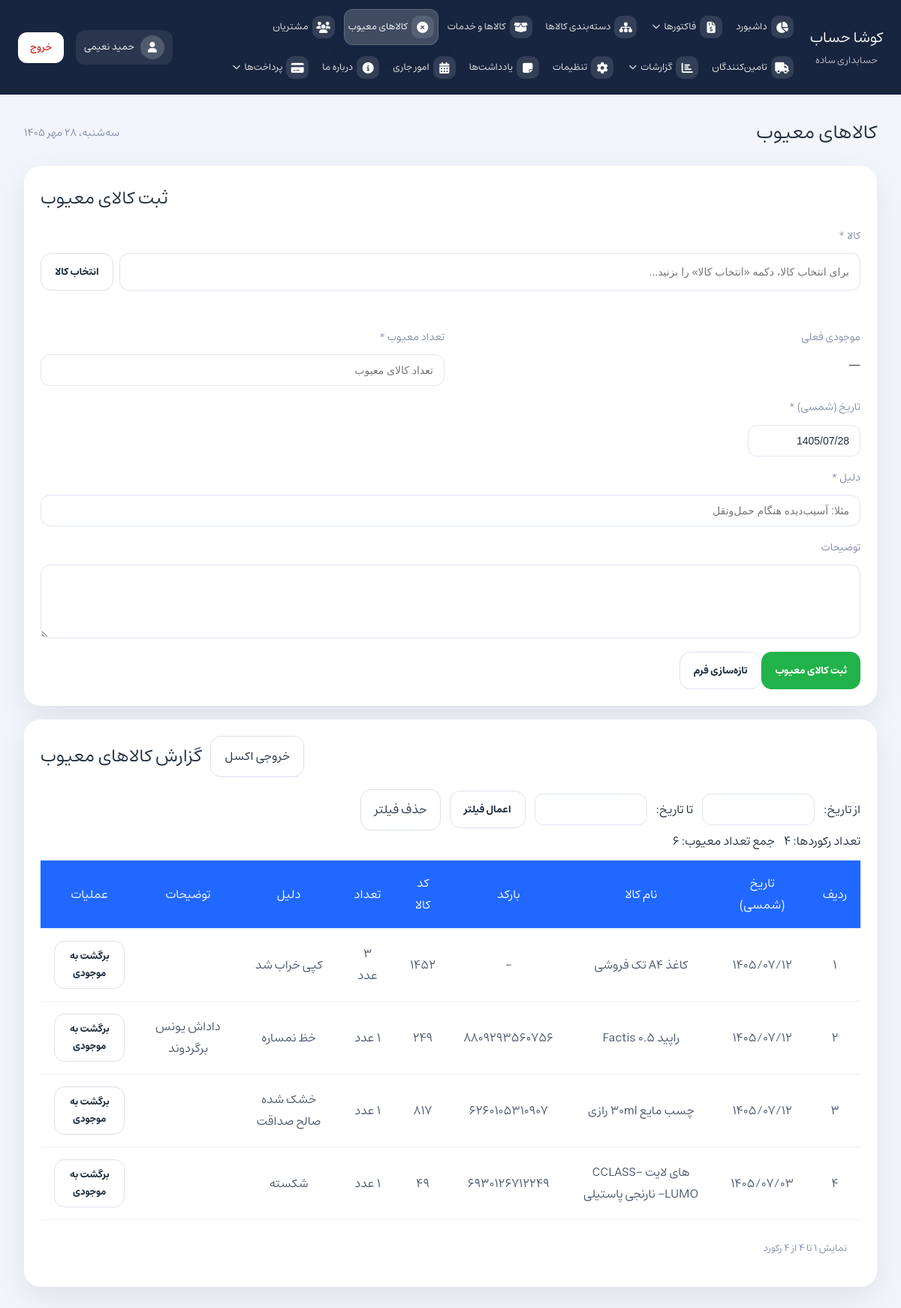
The page /?page=defective-goods (signed in) on the database its author committed.
### tables this page shows
CREATE TABLE `users` (
  `id` int unsigned NOT NULL AUTO_INCREMENT,
  `username` varchar(64) NOT NULL,
  `first_name` varchar(120) NOT NULL DEFAULT '',
  `last_name` varchar(120) NOT NULL DEFAULT '',
  `password_hash` varchar(255) NOT NULL,
  `avatar_path` varchar(255) DEFAULT NULL,
  `is_active` tinyint(1) NOT NULL DEFAULT '1',
  `created_at` timestamp NOT NULL DEFAULT CURRENT_TIMESTAMP,
  `updated_at` timestamp NOT NULL DEFAULT CURRENT_TIMESTAMP ON UPDATE CURRENT_TIMESTAMP,
  PRIMARY KEY (`id`),
  UNIQUE KEY `uq_users_username` (`username`),
  KEY `idx_users_active` (`is_active`)
);

CREATE TABLE `defective_goods` (
  `id` int NOT NULL AUTO_INCREMENT,
  `product_id` int NOT NULL,
  `quantity` decimal(14,2) NOT NULL,
  `defective_date` date NOT NULL,
  `reason` varchar(500) NOT NULL,
  `description` text,
  `created_at` timestamp NULL DEFAULT CURRENT_TIMESTAMP,
  PRIMARY KEY (`id`),
  KEY `idx_dg_product` (`product_id`),
  KEY `idx_dg_date` (`defective_date`),
  KEY `idx_dg_created` (`created_at`),
  CONSTRAINT `fk_dg_product` FOREIGN KEY (`product_id`) REFERENCES `products` (`id`) ON DELETE RESTRICT,
  CONSTRAINT `chk_dg_quantity` CHECK ((`quantity` > 0))
);

CREATE TABLE `products` (
  `id` int NOT NULL AUTO_INCREMENT,
  `code` varchar(50) NOT NULL,
  `barcode` varchar(100) DEFAULT NULL,
  `name` varchar(150) NOT NULL,
  `category_id` int DEFAULT NULL,
  `type` enum('product','service') NOT NULL DEFAULT 'product',
  `product_kind` enum('standard','bundle') NOT NULL DEFAULT 'standard',
  `unit` varchar(50) NOT NULL DEFAULT 'عدد',
  `purchase_price` decimal(14,2) NOT NULL DEFAULT '0.00',
  `sale_price` decimal(14,2) NOT NULL DEFAULT '0.00',
  `stock` decimal(14,2) NOT NULL DEFAULT '0.00',
  `min_stock` decimal(14,2) NOT NULL DEFAULT '0.00',
  `description` text,
  `created_at` timestamp NULL DEFAULT CURRENT_TIMESTAMP,
  PRIMARY KEY (`id`),
  UNIQUE KEY `code` (`code`),
  UNIQUE KEY `uq_products_barcode` (`barcode`),
  KEY `category_id` (`category_id`),
  KEY `idx_products_kind` (`product_kind`),
  CONSTRAINT `products_ibfk_1` FOREIGN KEY (`category_id`) REFERENCES `product_categories` (`id`) ON DELETE SET NULL
);

### pages/defective-goods.php (the view, shortened to what the rows shown need)
<?php
require_once __DIR__ . '/../assets/php/product_common.php';
require_once __DIR__ . '/../assets/php/jdf.php';
require_once __DIR__ . '/../assets/php/defective_goods_common.php';
$dgFilters = dg_extract_date_filters($_GET);
$dgPerPage = 25;
$dgPage = max(1, (int) ($_GET['pageno'] ?? 1));
$dgData = dg_list($mysqli, $dgFilters, $dgPage, $dgPerPage);
?>
<div class="card" id="defRegCard">
    <div class="page-actions">
        <h2 style="margin:0;">ثبت کالای معیوب</h2>
    </div>
</div>
<div class="card" id="defReportCard">
    <div class="page-actions">
        <h2 style="margin:0;">گزارش کالاهای معیوب</h2>
    </div>
    <div class="table-wrapper">
        <table class="action-table" id="defReportTable">
            <thead>
                <tr>
                    <th>ردیف</th>
                    <th>تاریخ (شمسی)</th>
                    <th>نام کالا</th>
                    <th>بارکد</th>
                    <th>کد کالا</th>
                    <th>تعداد</th>
                    <th>دلیل</th>
                    <th>توضیحات</th>
                    <th>عملیات</th>
                </tr>
            </thead>
            <tbody id="defReportBody">
                <?php if (count($dgData['rows']) === 0): ?>
                    <tr class="empty-state-row"><td colspan="9" class="empty-state">رکوردی یافت نشد</td></tr>
                <?php else: ?>
                    <?php $dgRowNo = $dgData['rangeStart']; foreach ($dgData['rows'] as $dgRow): ?>
                        <tr>
                            <td><?php echo $dgRowNo++; ?></td>
                            <td><?php echo jdate('Y/m/d', strtotime((string) $dgRow['defective_date'])); ?></td>
                            <td><?php echo htmlspecialchars((string) $dgRow['product_name'], ENT_QUOTES, 'UTF-8'); ?></td>
                            <td dir="ltr"><?php echo htmlspecialchars((string) ($dgRow['product_barcode'] ?? '-'), ENT_QUOTES, 'UTF-8'); ?></td>
                            <td dir="ltr"><?php echo htmlspecialchars((string) $dgRow['product_code'], ENT_QUOTES, 'UTF-8'); ?></td>
                            <td><?php echo number_format((float) $dgRow['quantity']); ?> <?php echo htmlspecialchars((string) ($dgRow['product_unit'] ?? ''), ENT_QUOTES, 'UTF-8'); ?></td>
                            <td><?php echo htmlspecialchars((string) $dgRow['reason'], ENT_QUOTES, 'UTF-8'); ?></td>
                            <td><?php echo htmlspecialchars((string) ($dgRow['description'] ?? ''), ENT_QUOTES, 'UTF-8'); ?></td>
                            <td>
                                <button type="button" class="button-secondary small def-return-btn"
                                        data-id="<?php echo (int) $dgRow['id']; ?>"
                                        data-qty="<?php echo htmlspecialchars((string) ($dgRow['quantity'] ?? ''), ENT_QUOTES, 'UTF-8'); ?>"
                                        data-product="<?php echo htmlspecialchars((string) ($dgRow['product_name'] ?? ''), ENT_QUOTES, 'UTF-8'); ?>"
                                        data-unit="<?php echo htmlspecialchars((string) ($dgRow['product_unit'] ?? ''), ENT_QUOTES, 'UTF-8'); ?>">برگشت به موجودی</button>
                            </td>
                        </tr>
                    <?php endforeach; ?>
                <?php endif; ?>
            </tbody>
        </table>
    </div>
</div>

### index.php (shortened to what the rows shown need)
<?php
$pages = [
    'dashboard' => 'داشبورد',
    'factors' => 'فاکتورها',
    'purchase-invoice' => 'فاکتور خرید',
    'sales-return' => 'برگشت فروش',
    'product-categories' => 'دسته‌بندی کالاها',
    'goods-and-services' => 'کالاها و خدمات',
    'defective-goods' => 'کالاهای معیوب',
    'customers' => 'مشتریان',
    'suppliers' => 'تامین‌کنندگان',
    'report-inventory' => 'گزارش موجودی کالاها',
    'report-customer-debt' => 'گزارش بدهی مشتریان',
    'report-supplier-debt' => 'گزارش بدهی به تامین‌کنندگان',
	'report-sold-items-detail' => 'ریز کالاهای فروخته شده',
    'settings' => 'تنظیمات',
    'notes' => 'یادداشت‌ها',
    'current-affairs' => 'امور جاری',
    'about-us' => 'درباره ما',
    'payment-forms' => 'فرم‌های پرداخت',
    'payment-transactions' => 'تراکنش‌ها',
    'payment-sms-settings' => 'تنظیمات پیامک',
    'payment-zarinpal-settings' => 'تنظیمات زرین‌پال',
    'account' => 'حساب کاربری',
];
$page = $_GET['page'] ?? 'dashboard';
?>
<!DOCTYPE html>
<html lang="fa" dir="rtl">
<head>
    <link rel="stylesheet" href="assets/css/fontawesome.css">
    <link rel="stylesheet" href="assets/css/style.css">
    <link rel="stylesheet" href="assets/css/kamadatepicker.css">
</head>
<body id="<?php echo $page; ?>">
    <?php
    require_once __DIR__ . '/assets/php/jdf.php';
    ?>
    <?php
    $authUser = current_user();
    $authDisplayName = 'کاربر';
    $authAvatarPath = '';
    if ($authUser !== null) {
        $authDisplayName = trim((string) $authUser['first_name'] . ' ' . (string) $authUser['last_name']);
        $authAvatarPath = (string) ($authUser['avatar_path'] ?? '');
    }
    ?>
    <div class="app-shell">
        <aside class="sidebar">
			<a href="?page=account" class="user-chip<?php echo $page === 'account' ? ' active' : ''; ?>" title="حساب کاربری">
			    <span class="user-chip-avatar" aria-hidden="true">
			        <?php if ($authAvatarPath !== ''): ?>
			            <img src="<?php echo htmlspecialchars($authAvatarPath, ENT_QUOTES, 'UTF-8'); ?>" alt="">
			        <?php else: ?>
			            <i class="fas fa-user"></i>
			        <?php endif; ?>
			    </span>
			    <span class="user-chip-name"><?php echo htmlspecialchars($authDisplayName, ENT_QUOTES, 'UTF-8'); ?></span>
			</a>
        </aside>
        <main class="main-content">
            <header class="page-header">
                <div>
                    <h1><?php echo $pages[$page]; ?></h1>
                </div>
            </header>
            <section class="page-body">
                <?php include __DIR__ . '/pages/' . $page . '.php'; ?>
            </section>
        </main>
    </div>
</body>
</html>

### rows shown on the page
users: authDisplayName "حمید نعیمی"
defective_goods: defective_date "۱۴۰۵/۰۷/۱۲", product.name "کاغذ A4 تک فروشی", product.barcode "-", product.code "1452", quantity "3", product.unit "عدد", reason "کپی خراب شد"
defective_goods: defective_date "۱۴۰۵/۰۷/۱۲", product.name "راپید 0.5 Factis", product.barcode "8809293560756", product.code "249", product.unit "عدد", reason "خظ نمساره", description "داداش یونس برگردوند"
defective_goods: defective_date "۱۴۰۵/۰۷/۱۲", product.name "چسب مایع 30ml رازی", product.barcode "6260105310907", product.code "817", product.unit "عدد", reason "خشک شده صالح صداقت"
defective_goods: defective_date "۱۴۰۵/۰۷/۰۳", product.name "های لایت CCLASS-LUMO- نارنجی پاستیلی", product.barcode "6930126712249", product.code "49", product.unit "عدد", reason "شکسته"

### other values the page prints
$label "داشبورد"
$label "دسته‌بندی کالاها"
$label "کالاها و خدمات"
$label "کالاهای معیوب"
$label "مشتریان"
$label "تامین‌کنندگان"
$label "تنظیمات"
$label "یادداشت‌ها"
$label "امور جاری"
$label "درباره ما"
$pages[$page] "کالاهای معیوب"
$shamsiDate "سه‌شنبه، ۲۸ مهر ۱۴۰۵"
$dgSummary['records'] "4"
$dgSummary['total_quantity'] "6"
